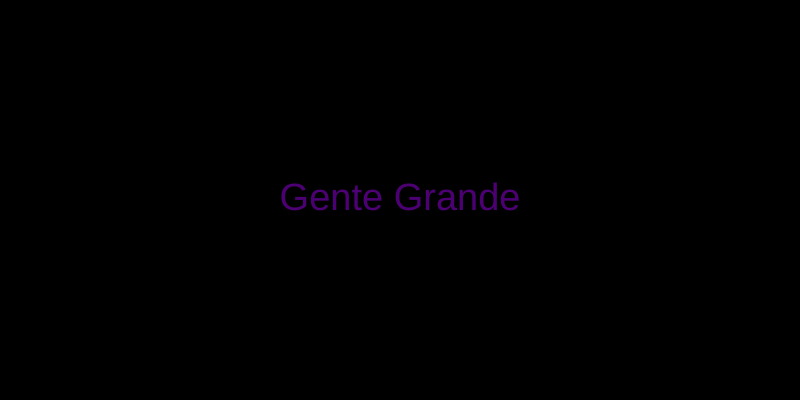
Frame 1 (no input)
Frame 60 (no input): identical to frame 1, image omitted
Frame 120 (the mouse pressed at the canvas centre since frame 60): identical to frame 1, image omitted

The p5.js sketch that drew this single still picture (run headless with seeded random() and noise() and a simulated clock; from frame 60 on, the mouse is pressed at the canvas centre):

// p5.js sketch
// ── sketch.js
let campoIdade;
let campoFantasia;
let campoAventura;

function setup() {
  createCanvas(800, 400);
  createElement("h2", "Recomendador de filmes");
  createSpan("Sua idade:");
  campoIdade = createInput("16");
  campoFantasia = createCheckbox("Gosta de fantasia?");
  campoAventura = createCheckbox("Gosta de aventura?");
}

function draw() {
  background("black");
  let idade = campoIdade.value();
  let gostaDeFantasia = campoFantasia.checked();
  let gostaDeAventura = campoAventura.checked();
  let recomendacao = geraRecomendacao(idade, gostaDeFantasia, gostaDeAventura);

  fill(color(76, 0, 115));
  textAlign(CENTER, CENTER);
  textSize(38);
  text(recomendacao, width / 2, height / 2);
}

function geraRecomendacao(idade, gostaDeFantasia, gostaDeAventura) {
  if (idade >= 18) {
    if (idade >= 18) {
      return "Breaking Bad";
    } else {
      if (idade >= 16) {
        if(gostaDeFantasia || gostaDeAventura) {
          return "Cidade de Deus";          
        } else{
         return "Snowfall";
        }
      } else {
        if (gostaDeFantasia) {
          return "SuperBad";
        } else {
          return "Projeto X";
        }
      }
    }
  } else {
    if (gostaDeFantasia) {
      return "Este é Meu garoto";
    } else {
      return "Gente Grande";
    }
  }
}
